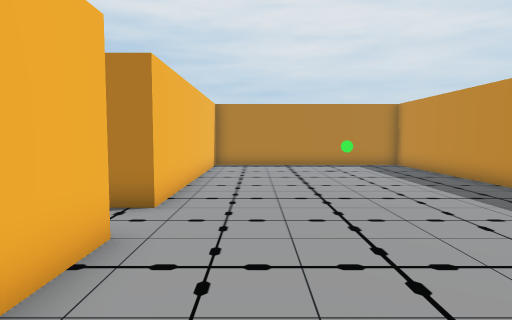
view 1 (above)

16 first-person views from a walk through a Unity game level. The camera is 1.4 m above the floor, tilts 4° down and sees 75° across. Doors are open. The floor is counted in squares, 1 m on a side. Each view is taken from the middle of a square. On the plan, view 1 faces up. The plan holds only what a view shows up to about 15 squares ahead; the rest is blank. The place goes on beyond the plan. Some animated figures are not drawn.

view 2
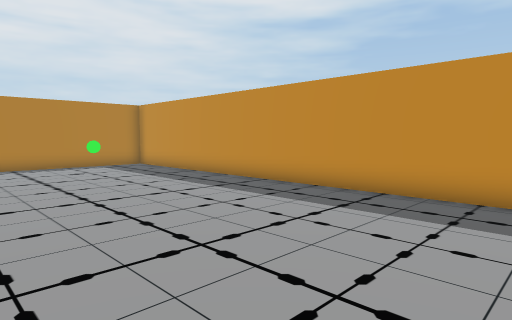

view 3
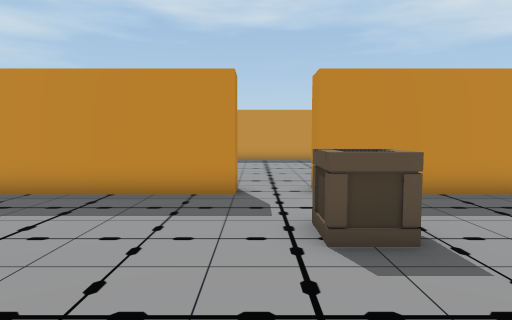

view 4
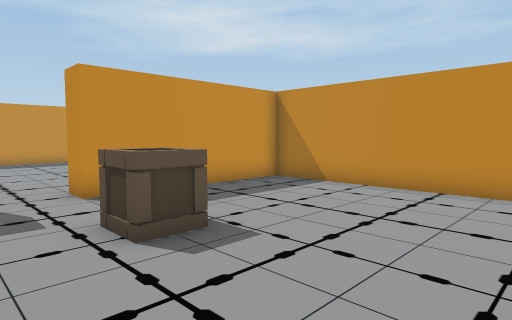

view 5
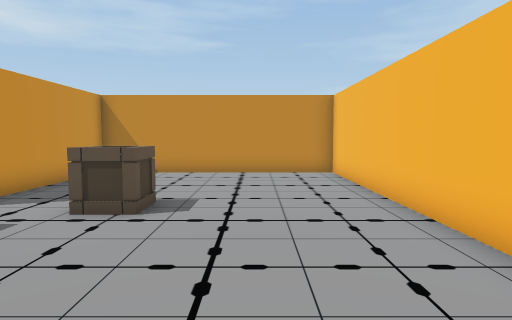

view 6
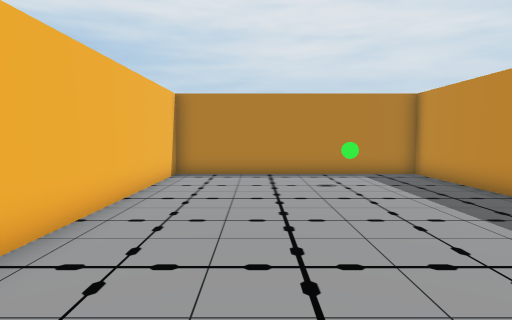

view 7
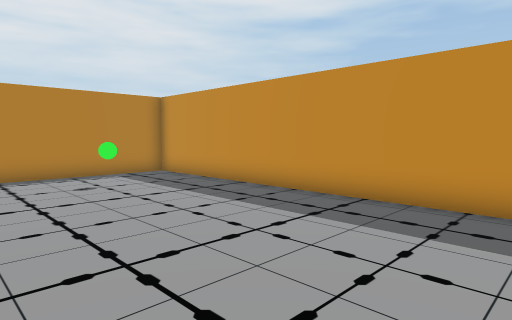

view 8
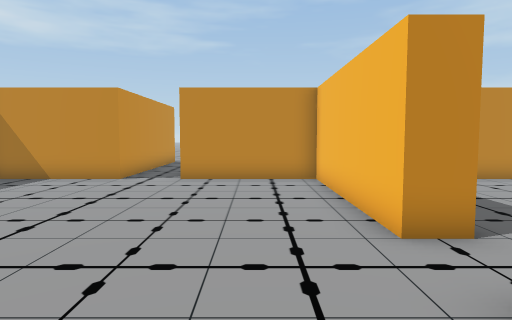

view 9
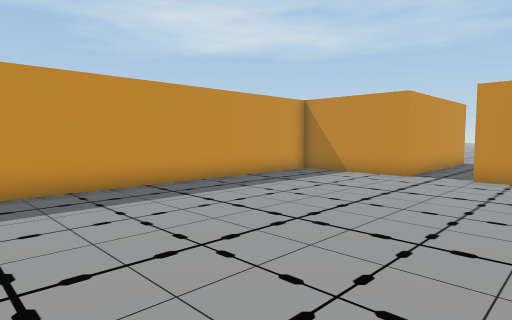

view 10
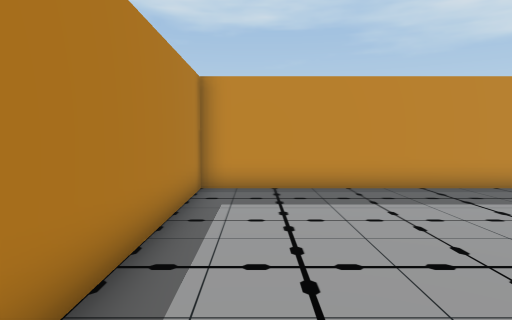

view 11
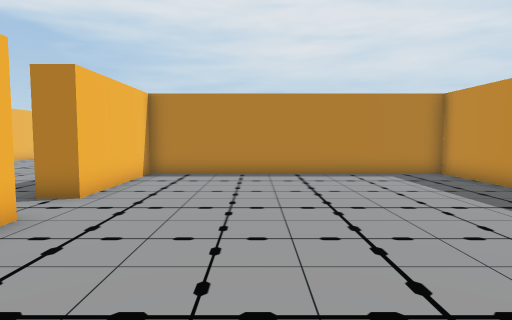

view 12
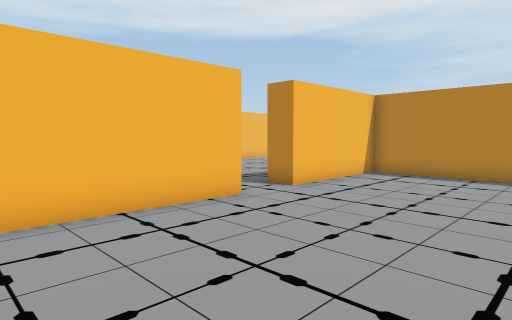

view 13
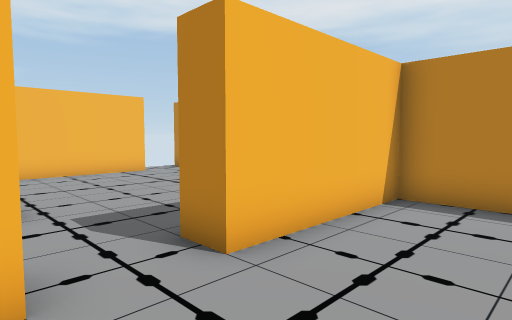

view 14
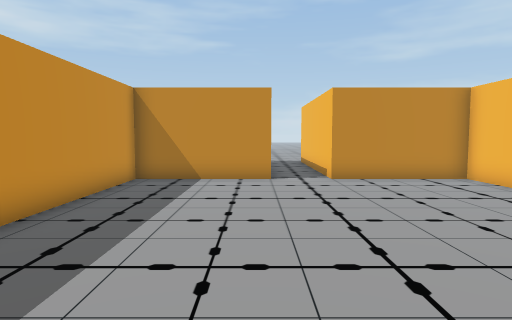

view 15
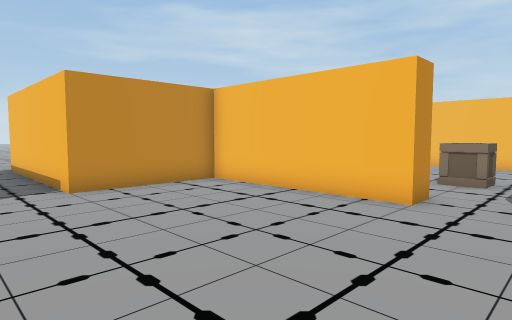

view 16
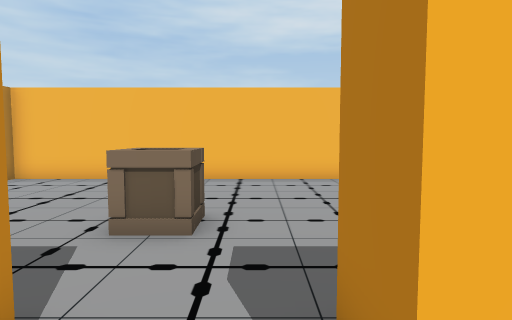

### Floor plan
Points are (right, up) in squares from view 1. A wall is a line through its corners. A room is listed if a view was taken in it or the views show most of it. See-through windows are left out.
Room 1 (views 1, 2, 3, 4, 5, 6, 7)
walls: (-2, 4.6) (-2, -8) (7, -8) (7, -1.5); (7, 0.5) (7, 16.5) (-2, 16.5) (-2, 6.5)
ways out: open door at (7.5, -0.5) to room 2; open door at (-2.5, 5.5)
objects: crate (3, -2) to (4, -1); green ball (4, 14)
Room 2 (views 8, 9, 10, 11, 12, 13, 14, 15, 16)
walls: (8, -1.5) (8, -8) (12.5, -8); (14.5, -8) (19, -8) (19, 5.5) (8, 5.5) (8, 0.5)
ways out: open door at (7.5, -0.5) to room 1; open door at (13.5, -9)

Where each view was taken, in squares from view 1:
view 1: 0 up, 0 right, facing up
view 2: 0 up, 1 left, facing up-right
view 3: 0 up, 1 left, facing right
view 4: 1 up, 1 left, facing down-right
view 5: 5 up, 1 right, facing down
view 6: 4 up, 1 right, facing up
view 7: 4 up, 0 right, facing up-right
view 8: 3 up, 10 right, facing down
view 9: 4 up, 10 right, facing down-right
view 10: 4 up, 10 right, facing right
view 11: 7 down, 12 right, facing up
view 12: 7 down, 14 right, facing up-left
view 13: 2 down, 11 right, facing up-left
view 14: 3 up, 15 right, facing down
view 15: 1 up, 15 right, facing down-left
view 16: 0 up, 9 right, facing left
